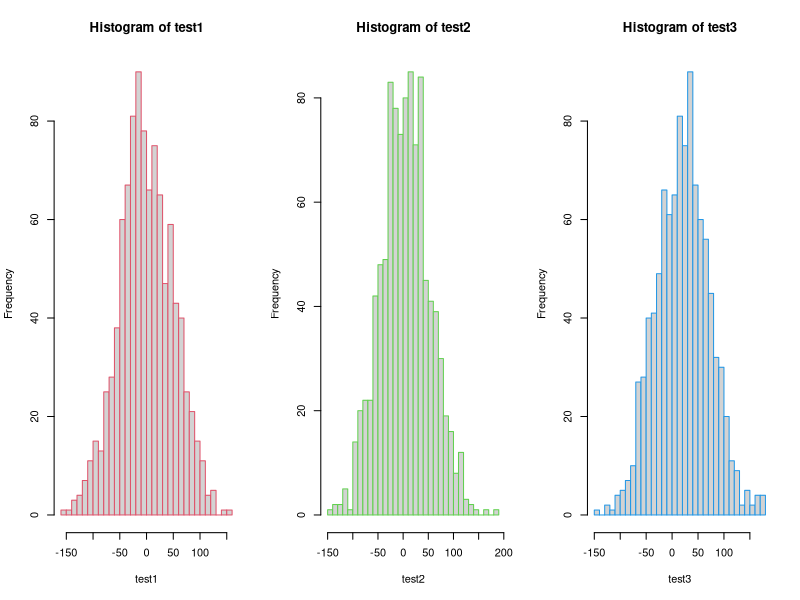

R code for this plot: (Note: this script raises an error after producing the figure.)
T.test <- function(y1,y2) {
  if(!hasArg(y1) || !hasArg(y2))
    stop("Two datasets required")
  
  sig <- function(p) {
    sg <- FALSE
    if(p < 0.05) sg <- TRUE
    return(sg)
  }

  n1 <- length(y1) # number of elemnts in y1
  n2 <- length(y2) # number of elemnts in y2
  y.bar1 <- mean(y1)
  y.bar2 <- mean(y2)
  s1 <- var(y1)
  s2 <- var(y2)
  s.sq <- (((n1 - 1)*(s1)) + ((n2 - 1)*(s2))) / ((n1 - 1) + (n2 -1))
  s <- sqrt(s.sq)

  t <- (y.bar1 - y.bar2) / (s * sqrt((1 / n1) + (1 / n2)))
  p <- 2*pt(-abs(t),df=(length(test1)+length(test2))-1)
  a <- sig(p)
  
  out <- list(t, p, a)
  names(out)[[1]] <- "Value of Students T returned"
  names(out)[[2]] <- "Probability of Significance"
  names(out)[[3]] <- "Is Significant?"
  
  return(out) # return is optional but left here for clarity
}

test1 <- rnorm(1000,0,50)
test2 <- rnorm(1000,5,50)
test3 <- rnorm(1000,20,50)
options(scipen=4)

par(mfrow=c(1,3))
hist(test1,breaks=30,border=2)
hist(test2,breaks=30,border=3)
hist(test3,breaks=30,border=4)
summary(test1) ; summary(test2) ; summary(test3)
#Homegrown T Test Function
T.test(test1,test2)
T.test(test1,test3)
T.test(test1)

#Internal t Test Function
t.test(test1,test2)
t.test(test1,test3)

